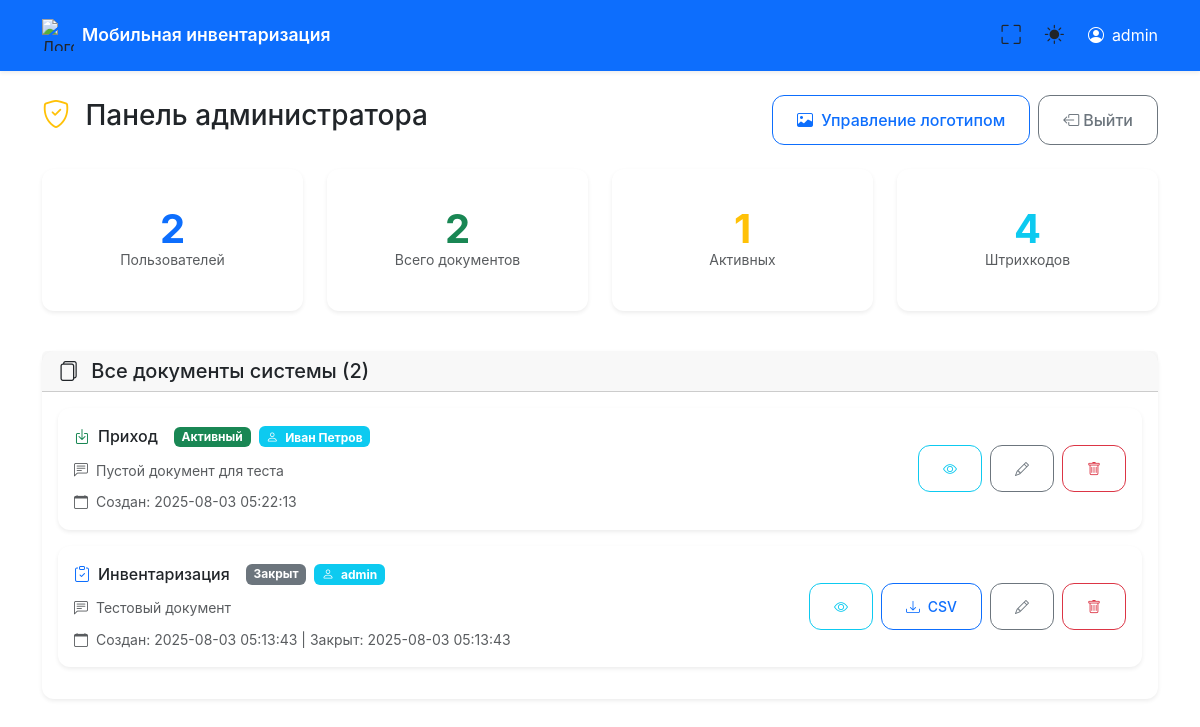
/admin/2, run on the app's committed database.
### tables this page shows
CREATE TABLE users (
            id INTEGER PRIMARY KEY AUTOINCREMENT,
            name TEXT UNIQUE NOT NULL,
            created_at TEXT NOT NULL
        );

CREATE TABLE documents (
            id INTEGER PRIMARY KEY AUTOINCREMENT,
            user_id INTEGER NOT NULL,
            doc_type TEXT NOT NULL,
            status TEXT NOT NULL DEFAULT 'active',
            created_at TEXT NOT NULL,
            closed_at TEXT, comment TEXT DEFAULT '',
            FOREIGN KEY (user_id) REFERENCES users (id)
        );

### main.py (the view)
@app.get("/admin/{user_id}", response_class=HTMLResponse)
async def admin_panel(request: Request, user_id: int):
    conn = get_db_connection()
    cursor = conn.cursor()
    cursor.execute("SELECT * FROM users WHERE id = ?", (user_id,))
    user = cursor.fetchone()
    if not user or not is_admin(dict(user)['name']):
        conn.close()
        raise HTTPException(status_code=403, detail="Доступ запрещен")
    all_documents = get_all_documents()
    cursor.execute("SELECT COUNT(*) FROM users")
    total_users = cursor.fetchone()[0]
    cursor.execute("SELECT COUNT(*) FROM documents")
    total_documents = cursor.fetchone()[0]
    cursor.execute("SELECT COUNT(*) FROM documents WHERE status = 'active'")
    active_documents = cursor.fetchone()[0]
    cursor.execute("SELECT COUNT(*) FROM barcodes")
    total_barcodes = cursor.fetchone()[0]
    conn.close()
    return templates.TemplateResponse("admin.html", {
        "request": request,
        "user": dict(user),
        "documents": all_documents,
        "stats": {
            "total_users": total_users,
            "total_documents": total_documents,
            "active_documents": active_documents,
            "total_barcodes": total_barcodes
        }
    })

### templates/admin.html (shortened to what this page needs)
{% extends "base.html" %}
{% block content %}
<div class="row">
    <div class="col-12">
        <div class="d-flex justify-content-between align-items-center mb-4">
            <h1 class="h3">
                <i class="bi bi-shield-check text-warning me-2"></i>
                Панель администратора
            </h1>
            <div class="d-flex gap-2">
                <button class="btn btn-outline-primary" data-bs-toggle="modal" data-bs-target="#logoModal">
                    <i class="bi bi-image me-1"></i>
                    <span class="d-none d-sm-inline">Управление логотипом</span>
                </button>
                <a href="/" class="btn btn-outline-secondary d-none d-md-inline-flex">
                    <i class="bi bi-box-arrow-left me-1"></i>
                    Выйти
                </a>
            </div>
        </div>
    </div>
</div>
<div class="row mb-4">
    <div class="col-6 col-md-3 mb-3">
        <div class="card stats-card border-primary">
            <div class="card-body text-center">
                <div class="stats-number text-primary">{{ stats.total_users }}</div>
                <p class="text-muted mb-0 small">Пользователей</p>
            </div>
        </div>
    </div>
    <div class="col-6 col-md-3 mb-3">
        <div class="card stats-card border-success">
            <div class="card-body text-center">
                <div class="stats-number text-success">{{ stats.total_documents }}</div>
                <p class="text-muted mb-0 small">Всего документов</p>
            </div>
        </div>
    </div>
    <div class="col-6 col-md-3 mb-3">
        <div class="card stats-card border-warning">
            <div class="card-body text-center">
                <div class="stats-number text-warning">{{ stats.active_documents }}</div>
                <p class="text-muted mb-0 small">Активных</p>
            </div>
        </div>
    </div>
    <div class="col-6 col-md-3 mb-3">
        <div class="card stats-card border-info">
            <div class="card-body text-center">
                <div class="stats-number text-info">{{ stats.total_barcodes }}</div>
                <p class="text-muted mb-0 small">Штрихкодов</p>
            </div>
        </div>
    </div>
</div>
<div class="row">
    <div class="col-12">
        <div class="card">
            <div class="card-header">
                <h5 class="mb-0">
                    <i class="bi bi-files me-2"></i>
                    Все документы системы ({{ documents|length }})
                </h5>
            </div>
            <div class="card-body">
                {% if documents %}
                <div class="row">
                    {% for doc in documents %}
                    <div class="col-12 mb-3">
                        <div class="card {{ 'border-success' if doc.status == 'active' else 'border-secondary' }}">
                            <div class="card-body">
                                <div class="row align-items-center">
                                    <div class="col-md-8">
                                        <div class="d-flex align-items-center mb-2">
                                            {% if doc.doc_type == 'Инвентаризация' %}
                                                <i class="bi bi-clipboard-check text-primary me-2"></i>
                                            {% else %}
                                                <i class="bi bi-box-arrow-in-down text-success me-2"></i>
                                            {% endif %}
                                            <h6 class="mb-0 me-3">{{ doc.doc_type }}</h6>
                                            {% if doc.status == 'active' %}
                                                <span class="badge bg-success">Активный</span>
                                            {% else %}
                                                <span class="badge bg-secondary">Закрыт</span>
                                            {% endif %}
                                            <span class="badge bg-info ms-2">
                                                <i class="bi bi-person me-1"></i>
                                                {{ doc.user_name }}
                                            </span>
                                        </div>
                                        {% if doc.comment %}
                                        <div class="mb-2">
                                            <small class="text-muted">
                                                <i class="bi bi-chat-left-text me-1"></i>
                                                {{ doc.comment }}
                                            </small>
                                        </div>
                                        {% endif %}
                                        <div class="small text-muted">
                                            <i class="bi bi-calendar me-1"></i>
                                            Создан: {{ doc.created_at[:19].replace('T', ' ') }}
                                            {% if doc.closed_at %}
                                                | Закрыт: {{ doc.closed_at[:19].replace('T', ' ') }}
                                            {% endif %}
                                        </div>
                                    </div>
                                    <div class="col-md-4">
                                        <div class="d-flex flex-wrap gap-2 justify-content-md-end">
                                            <a href="/admin/document/{{ user.id }}/{{ doc.id }}"
                                               class="btn btn-sm btn-outline-info"
                                               title="Просмотреть документ">
                                                <i class="bi bi-eye"></i>
                                            </a>
                                            {% if doc.status == 'closed' %}
                                                <form method="post" action="/admin/regenerate_csv/{{ user.id }}" class="d-inline">
                                                    <button type="submit" class="btn btn-sm btn-outline-primary">
                                                        <i class="bi bi-download me-1"></i>
                                                        <span class="d-none d-sm-inline">CSV</span>
                                                    </button>
                                                </form>
                                            {% endif %}
                                            <button class="btn btn-sm btn-outline-secondary"
                                                    onclick="editComment({{ doc.id }}, '{{ doc.comment|e }}')"
                                                    title="Редактировать комментарий">
                                                <i class="bi bi-pencil"></i>
                                            </button>
                                            <form method="post" action="/admin/delete_document/{{ user.id }}" class="d-inline">
                                                <button type="submit" class="btn btn-sm btn-outline-danger"
                                                        onclick="return confirm('Удалить документ пользователя {{ doc.user_name }}? Это действие нельзя отменить!')"
                                                        title="Удалить документ">
                                                    <i class="bi bi-trash"></i>
                                                </button>
                                            </form>
                                        </div>
                                    </div>
                                </div>
                            </div>
                        </div>
                    </div>
                    {% endfor %}
                </div>
                {% else %}
                <div class="text-center py-5">
                    <i class="bi bi-files text-muted" style="font-size: 4rem;"></i>
                    <h4 class="text-muted mt-3">Документы не найдены</h4>
                    <p class="text-muted">В системе пока нет созданных документов</p>
                </div>
                {% endif %}
            </div>
        </div>
    </div>
</div>
{% endblock %}

### templates/base.html (shortened to what this page needs)
<!DOCTYPE html>
<html lang="ru" data-bs-theme="light">
<head>
    <link href="https://cdn.jsdelivr.net/npm/bootstrap@5.3.2/dist/css/bootstrap.min.css" rel="stylesheet">
    <link href="https://cdn.jsdelivr.net/npm/bootstrap-icons@1.11.0/font/bootstrap-icons.css" rel="stylesheet">
</head>
<body>
    <nav class="navbar navbar-expand-lg navbar-dark bg-primary">
        <div class="container">
            <div class="d-flex align-items-center">
                <img src="/logo" alt="Логотип" class="logo-svg"
                     style="width: 32px; height: 32px; margin-right: 0.5rem; object-fit: contain;">
                <a class="navbar-brand" href="/">
                    Мобильная инвентаризация
                </a>
            </div>
            <div class="d-flex align-items-center">
                <button class="theme-toggle me-2" onclick="toggleFullscreen()" title="Полноэкранный режим">
                    <i class="bi bi-fullscreen" id="fullscreen-icon"></i>
                </button>
                <button class="theme-toggle me-3" onclick="toggleTheme()" title="Переключить тему">
                    <i class="bi bi-sun-fill" id="theme-icon"></i>
                </button>
                {% if user %}
                <div class="d-flex align-items-center text-white">
                    <i class="bi bi-person-circle me-2"></i>
                    <span class="d-none d-md-inline">{{ user.name }}</span>
                </div>
                {% endif %}
            </div>
        </div>
    </nav>
    <main class="container mt-4 fade-in">
        {% block content %}{% endblock %}
    </main>
</body>
</html>

### templates/base.html (style rules this page uses)
:root { --primary-color: #0d6efd; --secondary-color: #6c757d; --success-color: #198754; --danger-color: #dc3545; --warning-color: #ffc107; --info-color: #0dcaf0; --light-color: #f8f9fa; --dark-color: #212529; --border-radius: 0.75rem; --box-shadow: 0 0.125rem 0.25rem rgba(0, 0, 0, 0.075); --box-shadow-lg: 0 0.5rem 1rem rgba(0, 0, 0, 0.15); }
body { font-family: -apple-system, BlinkMacSystemFont, 'Segoe UI', Roboto, 'Helvetica Neue', Arial, sans-serif; line-height: 1.6; -webkit-font-smoothing: antialiased; -moz-osx-font-smoothing: grayscale; padding-bottom: env(safe-area-inset-bottom); }
.navbar { box-shadow: var(--box-shadow); padding: 0.75rem 0; }
.navbar-brand { font-weight: 600; font-size: 1.1rem; }
.logo-svg { width: 32px; height: 32px; margin-right: 0.5rem; color: currentColor; }
.card { border: none; box-shadow: var(--box-shadow); border-radius: var(--border-radius); transition: all 0.2s ease; }
.btn { border-radius: var(--border-radius); font-weight: 500; padding: 0.75rem 1.5rem; transition: all 0.2s ease; }
.theme-toggle { border: none; background: none; color: inherit; font-size: 1.2rem; padding: 0.5rem; border-radius: 50%; transition: all 0.2s ease; }
.stats-card { text-align: center; padding: 1.5rem; }
.stats-number { font-size: 2.5rem; font-weight: 700; line-height: 1; }
.fade-in { animation: fadeIn 0.3s ease-in; }

### data on the page
users: name "admin"
documents: doc_type "Приход", status "Активный", user_name "Иван Петров", comment "Пустой документ для теста", created_at "2025-08-03 05:22:13"
documents: doc_type "Инвентаризация", status "Закрыт", user_name "admin", comment "Тестовый документ", created_at "2025-08-03 05:13:43", closed_at "2025-08-03 05:13:43"

### other printed values
{{ stats.total_users }} "2"
{{ stats.total_documents }} "2"
{{ stats.active_documents }} "1"
{{ stats.total_barcodes }} "4"
{{ documents|length }} "2"
